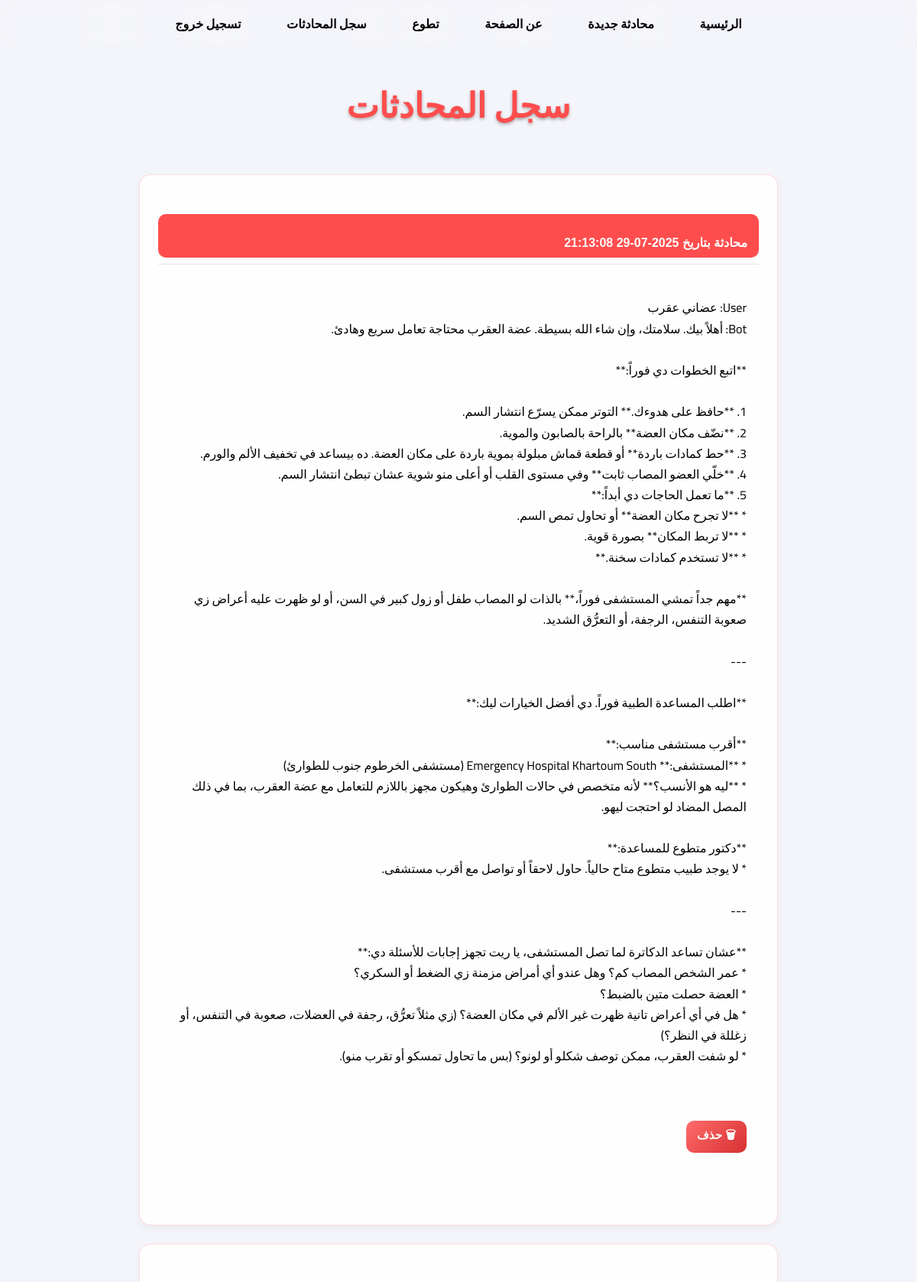
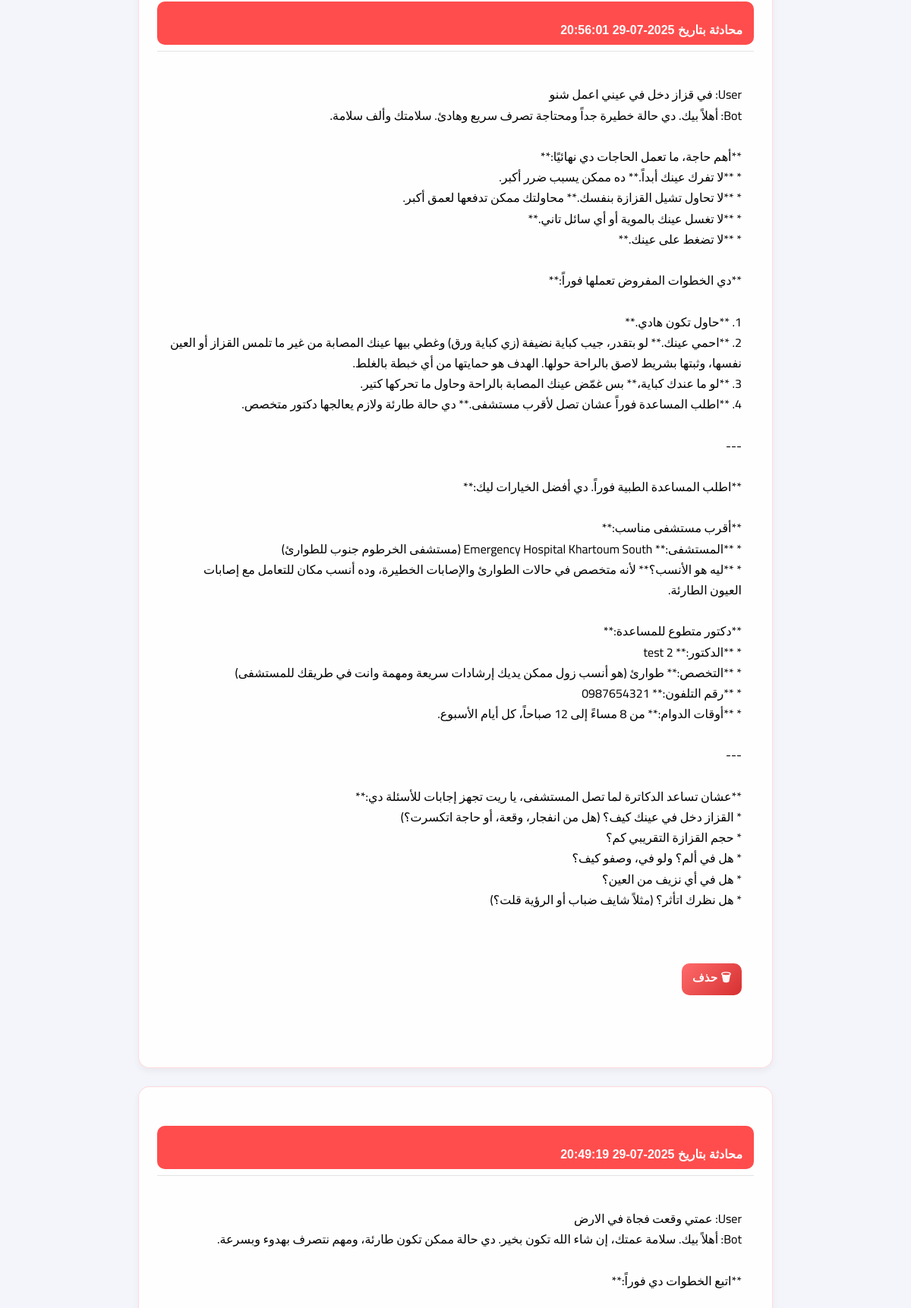
Screenshot of /history (signed in, upper part) with the database file from the repository (2 pictures, top to bottom).
### app/models.py (models this page shows)
class ChatHistory(db.Model):
    id = db.Column(db.Integer, primary_key=True)
    user_id = db.Column(db.Integer, db.ForeignKey('User.id'), nullable=False)
    content = db.Column(db.Text, nullable=False)
    timestamp = db.Column(db.DateTime, default=datetime.utcnow)
    user = db.relationship('User', backref='chat_history')

### app/routes.py (the view)
@app.route('/history')
@login_required
def history():
    chats = ChatHistory.query.filter_by(user_id=current_user.id).order_by(ChatHistory.timestamp.desc()).all()
    return render_template("history.html", chats=chats)

### app/models.py (called while the page is built)
@login_manager.user_loader
def load_user(user_id):
    return User.query.get(int(user_id))

### app/templates/history.html (shortened to what this page needs)
<!DOCTYPE html>
<html lang="ar" dir="rtl">
<head>
    <link rel="stylesheet" href="{{ url_for('static', filename='history.css') }}">
</head>
<body>
    <header class="site-header">
        <nav>
            <div class="navbar-nav" id="navbarNav">
                <a class="nav-item" href="{{ url_for('home') }}">الرئيسية</a>
                <a class="nav-item" href="{{ url_for('chat') }}">محادثة جديدة</a>
                <a class="nav-item" href="{{ url_for('about') }}">عن الصفحة</a>
                {% if current_user.is_authenticated %}
                    <a class="nav-item" href="{{ url_for('volunteer') }}">تطوع</a>
                    <a class="nav-item" href="{{ url_for('history') }}">سجل المحادثات</a>
                    <a class="nav-item" href="{{ url_for('logout') }}">تسجيل خروج</a>
                {% else %}
                    <a class="nav-item" href="{{ url_for('login') }}">تسجيل دخول</a>
                {% endif %}
            </div>
        </nav>
    </header>
 <div class="history-header">
    <h1>سجل المحادثات</h1>
</div>
<div class="history-container">
    {% for chat in chats %}
    <div class="chat-entry">
        <button class="collapse-toggle">
            محادثة بتاريخ {{ chat.timestamp.strftime('%Y-%m-%d %H:%M:%S') }}
        </button>
        <div class="chat-content">
            <p>{{ chat.content.replace('\n', '<br>') | safe }}</p>
            <form action="{{ url_for('delete_chat', chat_id=chat.id) }}" method="post">
                <button class="delete-button" type="submit">🗑 حذف</button>
            </form>
        </div>
    </div>
    {% endfor %}
</div>
</body>
</html>

### app/static/history.css (style rules this page uses)
body, html { font-family: 'Cairo', sans-serif; margin: 0; padding: 0; background-color: #f4f5fa; direction: rtl; }
* { margin: 0; padding: 0; box-sizing: border-box; }
.site-header { display: flex; justify-content: center; position: fixed; top: 0; left: 0; right: 0; backdrop-filter: blur(10px); z-index: 100; padding: 1rem; }
.site-header nav { display: flex; justify-content: space-between; align-items: center; max-width: 1200px; margin: 0 auto; }
.site-header .navbar-nav { gap: 1rem; }
.nav-item { color: rgb(0, 0, 0); margin: 0 0.5rem; text-decoration: none; font-weight: bold; padding: 12px 20px; border-radius: 15px; font-size: 1rem; transition: all 0.3s ease; position: relative; overflow: hidden; }
.nav-item::before { content: ''; position: absolute; top: 0; left: -100%; width: 100%; height: 100%; background: linear-gradient(90deg, transparent, rgba(255,255,255,0.2), transparent); transition: left 0.5s; }
.history-header { text-align: center; padding: 2rem 1rem 1rem; margin-top: 4rem; }
.history-header h1 { font-size: 2.8rem; color: #ff4d4d; text-shadow: 0 2px 4px rgba(0, 0, 0, 0.3); margin-bottom: 1rem; }
.history-container { max-width: 900px; margin: 0 auto; padding: 1rem 2rem 5rem; }
.chat-entry { background: rgba(255, 255, 255, 0.9); border-radius: 15px; padding: 1.5rem; margin-bottom: 1.5rem; border: 1.5px solid rgba(255, 71, 87, 0.2); box-shadow: 0 4px 10px rgba(0, 0, 0, 0.05); transition: all 0.3s ease; line-height: 1.7; white-space: pre-line; }
.delete-button { background: linear-gradient(135deg, #ff6b6b, #d63031); color: white; border: none; padding: 8px 14px; font-size: 0.95rem; font-weight: bold; border-radius: 10px; cursor: pointer; margin-top: 1rem; transition: background 0.3s ease; }
.collapse-toggle { background-color: #ff4d4d; color: white; padding: 10px 15px; font-size: 1rem; font-weight: bold; border: none; width: 100%; text-align: right; border-radius: 10px; cursor: pointer; transition: background 0.3s; margin-bottom: 0.5rem; }
.chat-content { padding: 1rem; border-top: 1px solid rgba(0, 0, 0, 0.1); }

### rows the page displays
ChatHistory: timestamp "2025-07-29 21:13:08", content.replace "User: عضاني عقرب Bot: أهلاً بيك. سلامتك، وإن شاء الله بسيطة. عضة العقرب محتاجة تعامل سريع وهادئ. **اتبع الخطوات دي فوراً:** 1. **حافظ على هدوءك.** التوتر ممكن يسرّع انتشار السم. 2. **نضّف مكان العضة** بالراحة بالصابون والموية. 3. **حط كمادات باردة** أو قطعة قماش مبلولة بموية باردة على مكان العضة. ده بيساعد في تخفيف الألم والورم. 4. **خلّي العضو المصاب ثابت** وفي مستوى القلب أو أعلى منو شوية عشان تبطئ انتشار السم. 5. **ما تعمل الحاجات دي أبداً:** * **لا تجرح مكان العضة** أو تحاول تمص السم. * **لا تربط المكان** بصورة قوية. * **لا تستخدم كمادات سخنة.** **مهم جداً تمشي المستشفى فوراً،** بالذات لو المصاب طفل أو زول كبير في السن، أو لو ظهرت عليه أعراض زي صعوبة التنفس، الرجفة، أو التعرُّق الشديد.…"
ChatHistory: timestamp "2025-07-29 20:56:01", content.replace "User: في قزاز دخل في عيني اعمل شنو Bot: أهلاً بيك. دي حالة خطيرة جداً ومحتاجة تصرف سريع وهادئ. سلامتك وألف سلامة. **أهم حاجة، ما تعمل الحاجات دي نهائيًا:** * **لا تفرك عينك أبداً.** ده ممكن يسبب ضرر أكبر. * **لا تحاول تشيل القزازة بنفسك.** محاولتك ممكن تدفعها لعمق أكبر. * **لا تغسل عينك بالموية أو أي سائل تاني.** * **لا تضغط على عينك.** **دي الخطوات المفروض تعملها فوراً:** 1. **حاول تكون هادي.** 2. **احمي عينك.** لو بتقدر، جيب كباية نضيفة (زي كباية ورق) وغطي بيها عينك المصابة من غير ما تلمس القزاز أو العين نفسها، وثبتها بشريط لاصق بالراحة حولها. الهدف هو حمايتها من أي خبطة بالغلط. 3. **لو ما عندك كباية،** بس غمّض عينك المصابة بالراحة وحاول ما تحركها كتير. 4. **اطلب المساعدة فوراً عشان تصل…"
ChatHistory: timestamp "2025-07-29 20:49:19", content.replace "User: عمتي وقعت فجاة في الارض Bot: أهلاً بيك. سلامة عمتك، إن شاء الله تكون بخير. دي حالة ممكن تكون طارئة، ومهم نتصرف بهدوء وبسرعة. **اتبع الخطوات دي فوراً:**"
